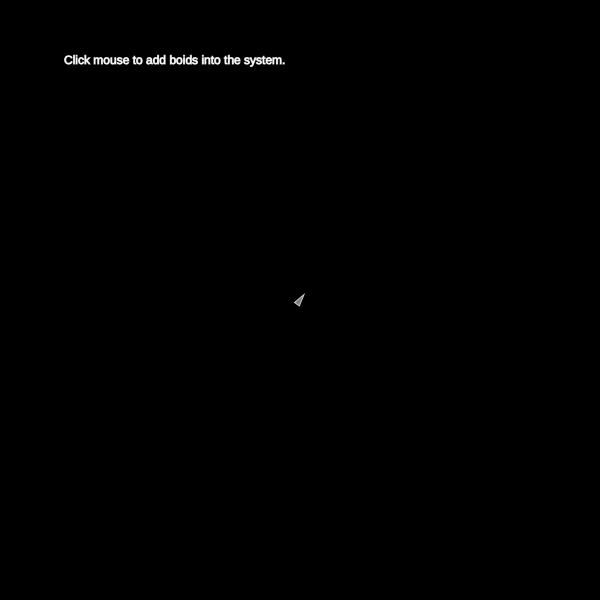
Frame 1 (no input)
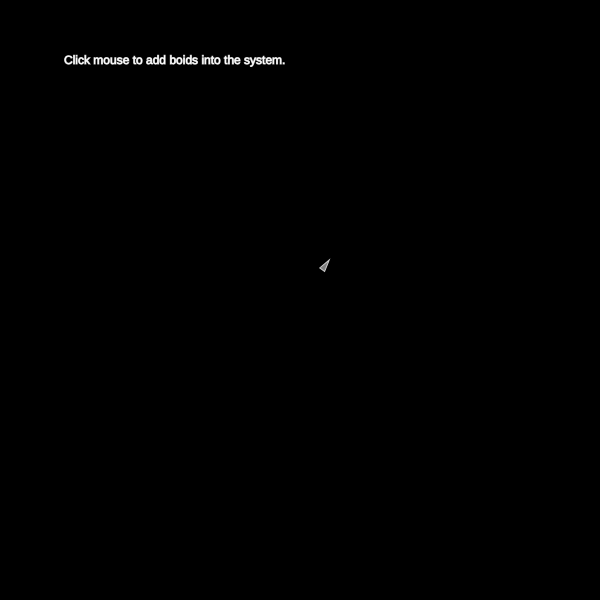
Frame 60 (no input)
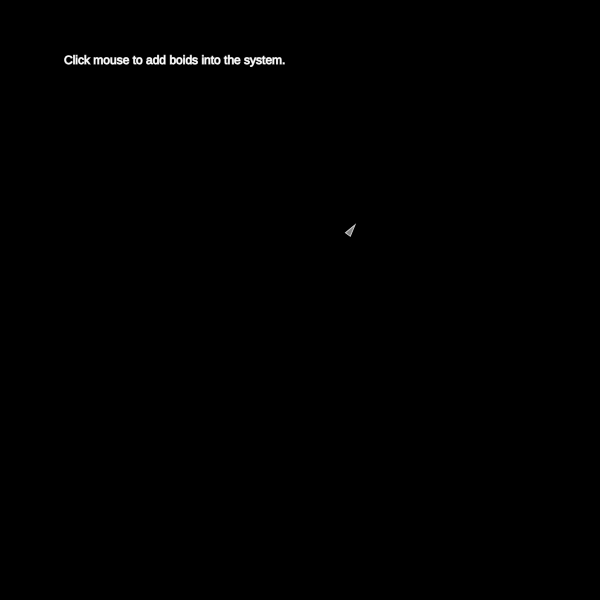
Frame 120 (the mouse pressed at the canvas centre since frame 60)

The p5.js sketch that drew these frames (run headless with seeded random() and noise() and a simulated clock; from frame 60 on, the mouse is pressed at the canvas centre):

// p5.js sketch
// ── sketch.js
// source
// https://p5js.org/examples/simulate-flocking.html

// Demonstration of Craig Reynolds' "Flocking" behavior. 
// See: http://www.red3d.com/cwr/ Rules: Cohesion, Separation, Alignment (from natureofcode.com). 
// Release mouse to add boids into the system.

let flock;

function setup() {
  createCanvas(600, 600);

  flock = new Flock();
  // Add an initial set of boids into the system
  for (let i = 0; i < 1; i++) {
    let b = new Boid(width / 2, height / 2);
    flock.addBoid(b);
  }
}

function draw() {
  background(0);
  flock.run();
  fill(255);
  text('Click mouse to add boids into the system.', 64, 64);
}

// Add a new boid into the System
function mouseReleased() {
  flock.addBoid(new Boid(mouseX, mouseY));
}

// The Nature of Code
// Daniel Shiffman
// http://natureofcode.com

// Flock object
// Does very little, simply manages the array of all the boids

function Flock() {
  // An array for all the boids
  this.boids = []; // Initialize the array
}

Flock.prototype.run = function () {
  for (let i = 0; i < this.boids.length; i++) {
    this.boids[i].run(this.boids); // Passing the entire list of boids to each boid individually
  }
}

Flock.prototype.addBoid = function (b) {
  this.boids.push(b);
}

// The Nature of Code
// Daniel Shiffman
// http://natureofcode.com

// Boid class
// Methods for Separation, Cohesion, Alignment added

function Boid(x, y) {
  this.acceleration = createVector(0, 0);
  this.velocity = createVector(random(-1, 1), random(-1, 1));
  this.position = createVector(x, y);
  this.r = 3.0;
  this.maxspeed = 3; // Maximum speed
  this.maxforce = 0.05; // Maximum steering force
}

Boid.prototype.run = function (boids) {
  this.flock(boids);
  this.update();
  this.borders();
  this.render();
}

Boid.prototype.applyForce = function (force) {
  // We could add mass here if we want A = F / M
  this.acceleration.add(force);
}

// We accumulate a new acceleration each time based on three rules
Boid.prototype.flock = function (boids) {
  let sep = this.separate(boids); // Separation
  let ali = this.align(boids); // Alignment
  let coh = this.cohesion(boids); // Cohesion
  // Arbitrarily weight these forces
  sep.mult(1.5);
  ali.mult(1.0);
  coh.mult(1.0);
  // Add the force vectors to acceleration
  this.applyForce(sep);
  this.applyForce(ali);
  this.applyForce(coh);
}

// Method to update location
Boid.prototype.update = function () {
  // Update velocity
  this.velocity.add(this.acceleration);
  // Limit speed
  this.velocity.limit(this.maxspeed);
  this.position.add(this.velocity);
  // Reset accelertion to 0 each cycle
  this.acceleration.mult(0);
}

// A method that calculates and applies a steering force towards a target
// STEER = DESIRED MINUS VELOCITY
Boid.prototype.seek = function (target) {
  let desired = p5.Vector.sub(target, this.position); // A vector pointing from the location to the target
  // Normalize desired and scale to maximum speed
  desired.normalize();
  desired.mult(this.maxspeed);
  // Steering = Desired minus Velocity
  let steer = p5.Vector.sub(desired, this.velocity);
  steer.limit(this.maxforce); // Limit to maximum steering force
  return steer;
}

Boid.prototype.render = function () {
  // Draw a triangle rotated in the direction of velocity
  let theta = this.velocity.heading() + radians(90);
  fill(127);
  stroke(200);
  push();
  translate(this.position.x, this.position.y);
  rotate(theta);
  beginShape();
  vertex(0, -this.r * 2);
  vertex(-this.r, this.r * 2);
  vertex(this.r, this.r * 2);
  endShape(CLOSE);
  pop();
}

// Wraparound
Boid.prototype.borders = function () {
  if (this.position.x < -this.r) this.position.x = width + this.r;
  if (this.position.y < -this.r) this.position.y = height + this.r;
  if (this.position.x > width + this.r) this.position.x = -this.r;
  if (this.position.y > height + this.r) this.position.y = -this.r;
}

// Separation
// Method checks for nearby boids and steers away
Boid.prototype.separate = function (boids) {
  let desiredseparation = 25.0;
  let steer = createVector(0, 0);
  let count = 0;
  // For every boid in the system, check if it's too close
  for (let i = 0; i < boids.length; i++) {
    let d = p5.Vector.dist(this.position, boids[i].position);
    // If the distance is greater than 0 and less than an arbitrary amount (0 when you are yourself)
    if ((d > 0) && (d < desiredseparation)) {
      // Calculate vector pointing away from neighbor
      let diff = p5.Vector.sub(this.position, boids[i].position);
      diff.normalize();
      diff.div(d); // Weight by distance
      steer.add(diff);
      count++; // Keep track of how many
    }
  }
  // Average -- divide by how many
  if (count > 0) {
    steer.div(count);
  }

  // As long as the vector is greater than 0
  if (steer.mag() > 0) {
    // Implement Reynolds: Steering = Desired - Velocity
    steer.normalize();
    steer.mult(this.maxspeed);
    steer.sub(this.velocity);
    steer.limit(this.maxforce);
  }
  return steer;
}

// Alignment
// For every nearby boid in the system, calculate the average velocity
Boid.prototype.align = function (boids) {
  let neighbordist = 50;
  let sum = createVector(0, 0);
  let count = 0;
  for (let i = 0; i < boids.length; i++) {
    let d = p5.Vector.dist(this.position, boids[i].position);
    if ((d > 0) && (d < neighbordist)) {
      sum.add(boids[i].velocity);
      count++;
    }
  }
  if (count > 0) {
    sum.div(count);
    sum.normalize();
    sum.mult(this.maxspeed);
    let steer = p5.Vector.sub(sum, this.velocity);
    steer.limit(this.maxforce);
    return steer;
  } else {
    return createVector(0, 0);
  }
}

// Cohesion
// For the average location (i.e. center) of all nearby boids, calculate steering vector towards that location
Boid.prototype.cohesion = function (boids) {
  let neighbordist = 50;
  let sum = createVector(0, 0); // Start with empty vector to accumulate all locations
  let count = 0;
  for (let i = 0; i < boids.length; i++) {
    let d = p5.Vector.dist(this.position, boids[i].position);
    if ((d > 0) && (d < neighbordist)) {
      sum.add(boids[i].position); // Add location
      count++;
    }
  }
  if (count > 0) {
    sum.div(count);
    return this.seek(sum); // Steer towards the location
  } else {
    return createVector(0, 0);
  }
}
